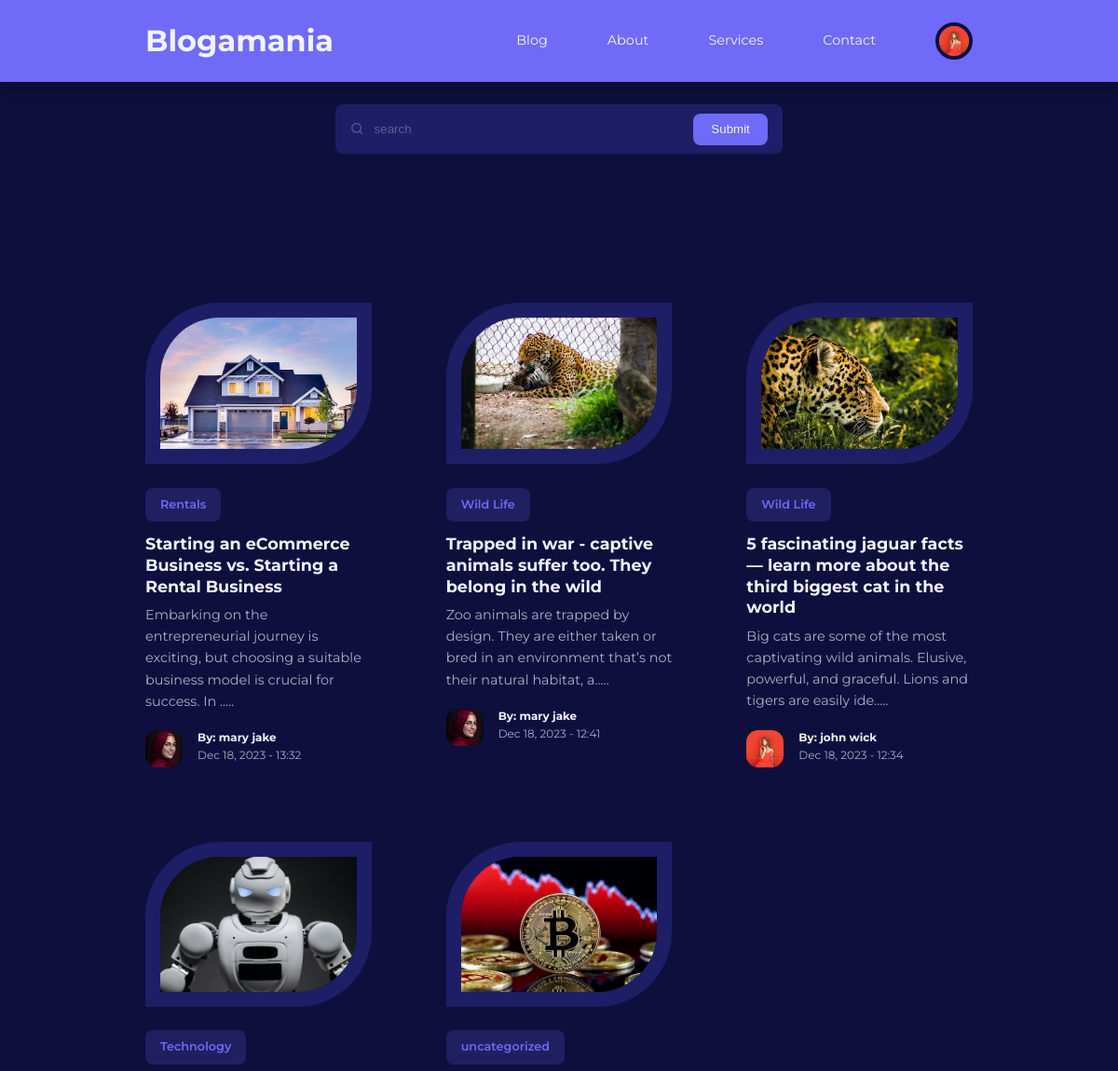
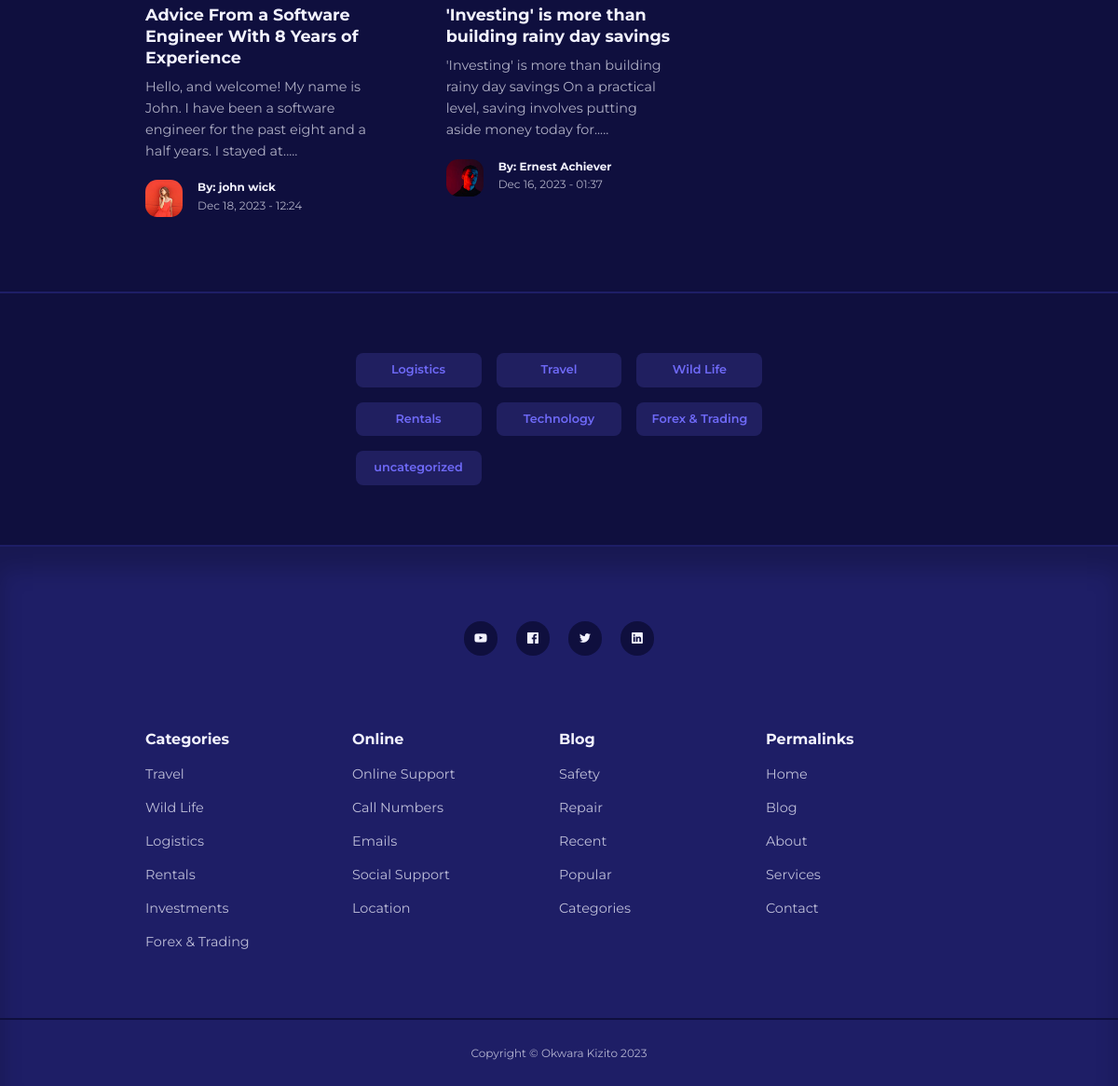
The page /blog.php (signed in) on the database its author committed (2 pictures, top to bottom).
### tables this page shows
CREATE TABLE IF NOT EXISTS `users` (
  `id` int NOT NULL AUTO_INCREMENT,
  `firstname` varchar(50) NOT NULL,
  `lastname` varchar(50) NOT NULL,
  `username` varchar(50) NOT NULL,
  `email` varchar(30) NOT NULL,
  `pass_word` text NOT NULL,
  `avatar` varchar(50) NOT NULL,
  `is_admin` tinyint(1) NOT NULL,
  `token` text NOT NULL,
  PRIMARY KEY (`id`)
);

CREATE TABLE IF NOT EXISTS `posts` (
  `id` int UNSIGNED NOT NULL AUTO_INCREMENT,
  `title` varchar(255) NOT NULL,
  `body` text NOT NULL,
  `thumbnail` varchar(255) NOT NULL,
  `date_time` timestamp NOT NULL DEFAULT CURRENT_TIMESTAMP,
  `category_id` int UNSIGNED DEFAULT NULL,
  `author_id` int UNSIGNED NOT NULL,
  `is_featured` tinyint(1) NOT NULL,
  PRIMARY KEY (`id`),
  KEY `FK_blogamania_category` (`category_id`),
  KEY `FK_blogamania_author` (`author_id`)
);

CREATE TABLE IF NOT EXISTS `categories` (
  `id` int NOT NULL AUTO_INCREMENT,
  `title` varchar(50) NOT NULL,
  `description` text NOT NULL,
  `token` text NOT NULL,
  PRIMARY KEY (`id`)
);

### blog.php (the view, shortened to what this page needs)
<?php include("partials/header.php");
$query_post = "SELECT * FROM posts ORDER BY date_time DESC";
$result_post = mysqli_query($conn,$query_post);
?>
    <section class="search__bar">
      <form action="<?= ROOT_URL ?>search.php" method="get" class="container search__bar-container">
        <div>
          <i class="uil uil-search"></i>
          <input type="search" name="search" id="" placeholder="search" />
        </div>
        <button type="submit" name="submit" class="btn">Submit</button>
      </form>
    </section>
    <section class="posts <?= $featured ? '' : 'section__extra-margin'?>">
      <div class="container posts__container">
        <?php while($row_post = mysqli_fetch_assoc($result_post)) : ?>
        <article class="post">
          <div class="post__thumbnail">
            <img src="images/<?= $row_post['thumbnail'] ?>" alt="" />
          </div>
          <div class="post__info">
          <?php
        $category_id = $row_post['category_id'];
        $query_cat = "SELECT * FROM categories WHERE id = $category_id";
        $result_cat = mysqli_query($conn,$query_cat);
        $row = mysqli_fetch_assoc($result_cat);
        ?>
            <a href="<?= ROOT_URL?>category-post.php?id=<?= base64_encode($row_post['category_id'])?>" class="category__button"><?= $row['title']?></a>
            <h3 class="post__title">
              <a href="<?= ROOT_URL?>post.php?id=<?= base64_encode($row_post['id'])?>"
                ><?= $row_post['title']?></a
              >
            </h3>
            <p class="post__body">
              <?= substr($row_post['body'], 0 ,120)?>.....
            </p>
            <div class="post__author">
            <?php
              $author_id = $row_post['author_id'];
              $query_author = "SELECT * FROM users WHERE id = $author_id";
              $result_author = mysqli_query($conn,$query_author);
              $row_author = mysqli_fetch_assoc($result_author);
            ?>
              <div class="post__author-avatar">
                <img src="images/<?= $row_author['avatar']?>" alt="" />
              </div>
              <div class="post__author-info">
                <h5>By: <?= "{$row_author['firstname']} {$row_author['lastname']}"?></h5>
                <small><?= date("M d, Y - H:i", strtotime($row_post['date_time']))?></small>
              </div>
            </div>
          </div>
        </article>
      <?php endwhile ?>
      </div>
    </section>
    <section class="category__buttons">
      <div class="container category__buttons-container">
      <?php
          $all_categories = "SELECT * FROM categories";
          $result_categories = mysqli_query($conn,$all_categories);
        ?>
        <?php while( $category_row = mysqli_fetch_assoc($result_categories)) : ?>
        <a href="<?= ROOT_URL?>category-post.php?id=<?= base64_encode($category_row['id'])?>" class="category__button"><?= $category_row['title']?></a>
        <?php endwhile ?>
      </div>
    </section>
    <?php include("partials/footer.php"); ?>
  </body>
</html>

### partials/header.php (shortened to what this page needs)
<?php require 'config/database.php';
if(isset($_SESSION['user-id'])) {
  $id = $_SESSION['user-id'];
  $query_user = "select avatar from users where id = '$id' ";
  $result_user = mysqli_query($conn,$query_user);
  $row = mysqli_fetch_assoc($result_user);
}
?>
<!DOCTYPE html>
<html lang="en">
  <head>
    <link rel="stylesheet" href="css/style.css" />
    <link
      rel="stylesheet"
      href="https://unicons.iconscout.com/release/v4.0.8/css/line.css"
    />
  </head>
  <body>
    <nav>
      <div class="container nav__container">
        <a href="<?= ROOT_URL?>" class="nav__logo">Blogamania</a>
        <ul class="nav__items">
          <li><a href="<?= ROOT_URL?>blog.php">Blog</a></li>
          <li><a href="<?= ROOT_URL?>about.php">About</a></li>
          <li><a href="<?= ROOT_URL?>services.php">Services</a></li>
          <li><a href="<?= ROOT_URL?>contact.php">Contact</a></li>
          <?php if(isset($_SESSION['user-id'])) : ?>
<li class="nav__profile">
<div class="avatar">
  <img src="<?= ROOT_URL . 'images/' . $row['avatar'] ?>" alt="" />
</div>
</li>
<?php else : ?>
<li><a href="<?= ROOT_URL?>sign-in.php">Sign In</a></li>
<?php endif ?>
        </ul>
      </div>
    </nav>

### css/style.css (style rules this page uses)
:root { --color-primary: #6f6af8; --color-primary-light: hsl(242, 91%, 69%, 18%); --color-primary-variant: #5854c7; --color-red: #da0f3f; --color-light-red: hsl(346, 87%, 46%, 15%); --color-green: #00c476; --color-green-light: hsl(156, 100%, 38%, 15%); --color-gray-900: #1e1e66; --color-gray-700: #2d2b7c; --color-gray-300: rgba(242, 242, 254, 0.3); --color-gray-200: rgba(242, 242, 254, 0.7); --color-white: #f2f2fe; --color-bg: #0f0f3e; --transition: all 300ms ease; --container-width-lg: 74%; --container-width-md: 88%; --form-width: 40%; --card-border-radius-1: 0.3rem; --card-border-radius-2: 0.5rem; --card-border-radius-3: 0.8rem; --card-border-radius-4: 2rem; --card-border-radius-5: 5rem; }
* { margin: 0; padding: 0; box-sizing: border-box; outline: 0; border: 0; appearance: 0; list-style: none; text-decoration: none; }
body { font-family: 'Montserrat', sans-serif; line-height: 1.6; color: var(--color-gray-200); overflow-x: hidden; background-color: var(--color-bg); font-size: 0.9rem; }
.container { width: var(--container-width-lg); max-width: 1800px; margin-inline: auto; }
section { margin-top: 3rem; width: 100vw; }
.section__extra-margin { margin-top: 7rem; }
h1, h2, h3, h4, h5 { color: var(--color-white); line-height: 1.3; }
h3 { font-size: 1.1rem; margin: 0.8rem 0 0.5rem; }
a { color: var(--color-white); transition: var(--transition); }
img { display: block; width: 100%; object-fit: cover; }
.section__extra-margin { margin-top: 10rem; }
nav { background-color: var(--color-primary); width: 100vw; height: 5.5rem; position: fixed; top: 0; z-index: 10; box-shadow: 0 1rem 1rem rgba(0, 0, 0, 0.2) ; }
.nav__container { height: 100%; display: flex; align-items: center; justify-content: space-between; }
.avatar { width: 2.5rem; aspect-ratio: 1/1; border-radius: 50%; overflow: hidden; border: 0.3rem solid var(--color-bg); }
.nav__logo { font-weight: 700; font-size: 2rem; }
.nav__items { display: flex; align-items: center; gap: 4rem; }
.nav__profile { position: relative; cursor: pointer; }
.category__button { background: var(--color-primary-light); color: var(--color-primary); display: inline-block; padding: 0.5rem 1rem; border-radius: var(--card-border-radius-2); font-weight: 600; font-size: 0.8rem; text-align: center; transition: var(--transition); }
.post__thumbnail { border-radius: var(--card-border-radius-5) 0; border: 1rem solid var(--color-gray-900); overflow: hidden; margin-bottom: 1.6rem; }
.post__author { display: flex; gap: 1rem; margin-top: 1.2rem; }
.post__author-avatar { width: 2.5rem; aspect-ratio: 1/1; border-radius: var(--card-border-radius-3); overflow: hidden; }
.posts__container { display: grid; grid-template-columns: repeat(3, 1fr); gap: 5rem; margin-bottom: 5rem; }
.category__buttons { padding: 4rem 0; border-top: 2px solid var(--color-gray-900); border-bottom: 2px solid var(--color-gray-900); }
.category__buttons-container { width: fit-content; display: grid; grid-template-columns: repeat(3, 1fr); gap: 1rem; }
.search__bar { margin-top: 7rem; }
.search__bar-container { position: relative; width: 30rem; background: var(--color-gray-900); display: flex; flex-direction: row; align-items: center; justify-content: space-between; overflow: hidden; padding: 0.6rem 1rem; border-radius: var(--card-border-radius-2); color: var(--color-gray-300); }
.search__bar-container > div { width: 100%; display: flex; align-items: center; }
.search__bar input { background: transparent; margin-left: 0.7rem; padding: 0.5rem 0; width: 100%; }
.search__bar input::placeholder { color: var(--color-gray-300); }
.btn { display: inline-block; width: fit-content; padding: 0.6rem 1.2rem; background-color: var(--color-primary); border-radius: var(--card-border-radius-2); cursor: pointer; transition: var(--transition); color: var(--color-white) ; }
form { display: flex; flex-direction: column; gap: 1rem; }
input, textarea, select { padding: 0.8rem 1.4rem; background-color: var(--color-gray-900); border-radius: var(--card-border-radius-2); resize: none; color: var(--color-white); }

### rows shown on the page
users: avatar (picture)
posts: thumbnail (picture), category.title "Rentals", title "Starting an eCommerce Business vs. Starting a Rental Business", body "Embarking on the entrepreneurial journey is exciting, but choosing a suitable business model is crucial for success. In", author.avatar (picture), author.firstname "mary", author.lastname "jake", date_time "Dec 18, 2023 - 13:32"
posts: thumbnail (picture), category.title "Wild Life", title "Trapped in war - captive animals suffer too. They belong in the wild", body "Zoo animals are trapped by design. They are either taken or bred in an environment that’s not their natural habitat, a", author.avatar (picture), author.firstname "mary", author.lastname "jake", date_time "Dec 18, 2023 - 12:41"
posts: thumbnail (picture), category.title "Wild Life", title "5 fascinating jaguar facts — learn more about the third biggest cat in the world", body "Big cats are some of the most captivating wild animals. Elusive, powerful, and graceful. Lions and tigers are easily ide", author.avatar (picture), author.firstname "john", author.lastname "wick", date_time "Dec 18, 2023 - 12:34"
posts: thumbnail (picture), category.title "Technology", title "Advice From a Software Engineer With 8 Years of Experience", body "Hello, and welcome! My name is John. I have been a software engineer for the past eight and a half years. I stayed at", author.avatar (picture), author.firstname "john", author.lastname "wick", date_time "Dec 18, 2023 - 12:24"
posts: thumbnail (picture), category.title "uncategorized", title "'Investing' is more than building rainy day savings", body "'Investing' is more than building rainy day savings On a practical level, saving involves putting aside money today for", author.avatar (picture), author.firstname "Ernest", author.lastname "Achiever", date_time "Dec 16, 2023 - 01:37"
categories: title "Logistics"
categories: title "Travel"
categories: title "Wild Life"
categories: title "Rentals"
categories: title "Technology"
categories: title "Forex & Trading"
categories: title "uncategorized"
